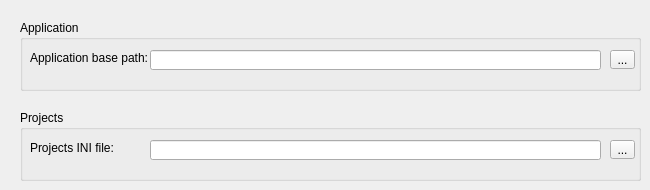
        <widget class="QWidget" name="tab_2">
         <attribute name="title">
          <string>Settings</string>
         </attribute>
         <widget class="QGroupBox" name="groupBox">
          <property name="geometry">
           <rect>
            <x>20</x>
            <y>20</y>
            <width>621</width>
            <height>71</height>
           </rect>
          </property>
          <property name="title">
           <string>Application</string>
          </property>
          <widget class="QLabel" name="label_2">
           <property name="geometry">
            <rect>
             <x>10</x>
             <y>30</y>
             <width>121</width>
             <height>16</height>
            </rect>
           </property>
           <property name="text">
            <string>Application base path:</string>
           </property>
          </widget>
          <widget class="QLineEdit" name="lineEdit">
           <property name="geometry">
            <rect>
             <x>130</x>
             <y>30</y>
             <width>451</width>
             <height>20</height>
            </rect>
           </property>
          </widget>
          <widget class="QToolButton" name="toolButton">
           <property name="geometry">
            <rect>
             <x>590</x>
             <y>30</y>
             <width>25</width>
             <height>19</height>
            </rect>
           </property>
           <property name="text">
            <string>...</string>
           </property>
          </widget>
         </widget>
         <widget class="QGroupBox" name="groupBox_2">
          <property name="geometry">
           <rect>
            <x>20</x>
            <y>110</y>
            <width>621</width>
            <height>71</height>
           </rect>
          </property>
          <property name="title">
           <string>Projects</string>
          </property>
          <widget class="QLabel" name="label_3">
           <property name="geometry">
            <rect>
             <x>10</x>
             <y>30</y>
             <width>121</width>
             <height>16</height>
            </rect>
           </property>
           <property name="text">
            <string>Projects INI file:</string>
           </property>
          </widget>
          <widget class="QLineEdit" name="lineEdit_3">
           <property name="geometry">
            <rect>
             <x>130</x>
             <y>30</y>
             <width>451</width>
             <height>20</height>
            </rect>
           </property>
          </widget>
          <widget class="QToolButton" name="toolButton_3">
           <property name="geometry">
            <rect>
             <x>590</x>
             <y>30</y>
             <width>25</width>
             <height>19</height>
            </rect>
           </property>
           <property name="text">
            <string>...</string>
           </property>
          </widget>
         </widget>
        </widget>
